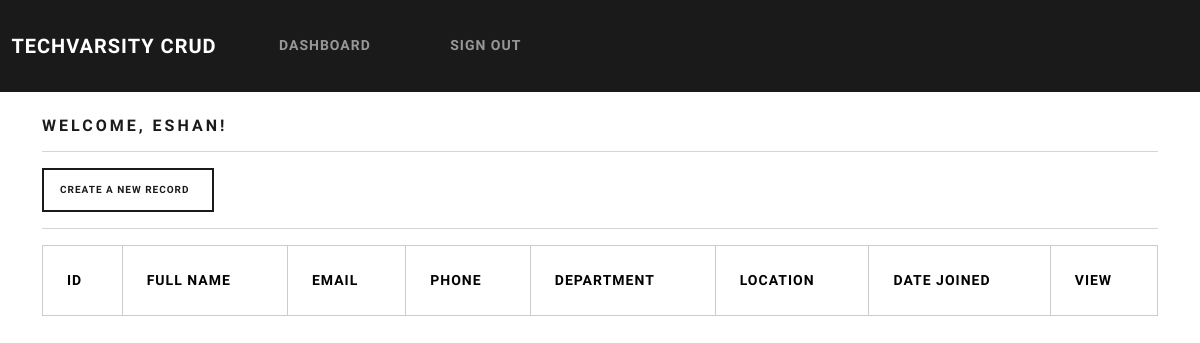
The app's page /dashboard (signed in), older data.
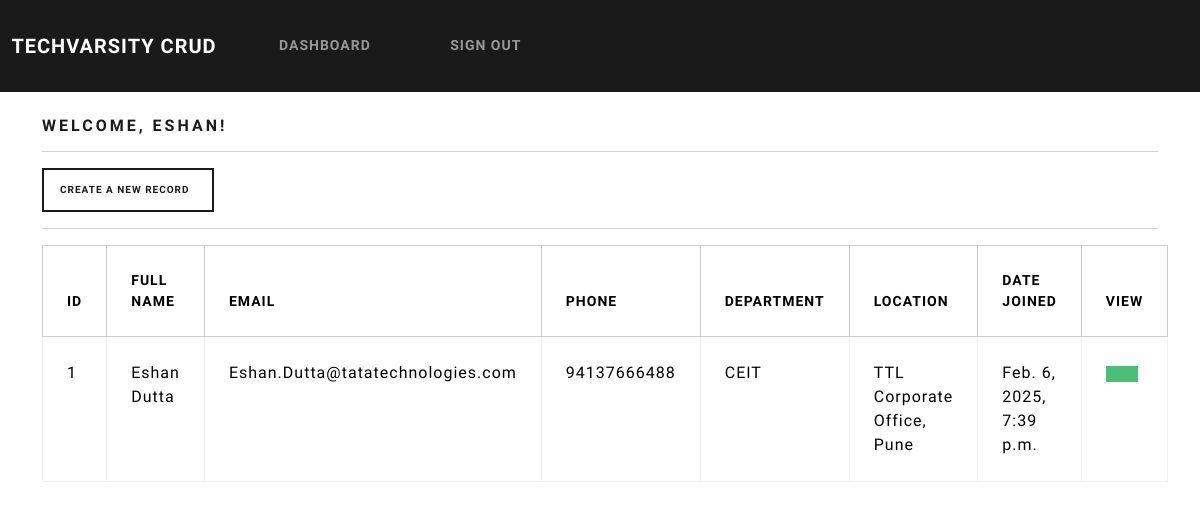
The same page, newer data.
### webapp/models.py (models this page shows, shortened)
class Record(models.Model):
    creation_date = models.DateTimeField(auto_now_add=True)
    first_name = models.CharField(max_length=100)
    last_name = models.CharField(max_length=100)
    email = models.CharField(max_length=255)
    phone = models.CharField(max_length=20)
    department = models.CharField(max_length=100)
    location = models.CharField(max_length=100)

### webapp/views.py (the view)
# urls.py: path('dashboard',views.dashboard,name='dashboard'),
@login_required(login_url='my-login')
def dashboard(request):
    my_records= Record.objects.all()
    context = {'records':my_records}
    return render (request, 'webapp/dashboard.html',context=context)

### webapp/templates/webapp/dashboard.html (shortened to what this page needs)
{% extends 'webapp/base.html' %}
  {% block content %}
  <h5>Welcome, {{user}}!</h5>
  <hr />
  <a class="btn btn-outline-primary btn-sm" href="{% url 'create-record' %}">
    Create a new record &nbsp;
  </a>
  <hr />
  <table class="table table-hover table-bordered">
    <thead class="table-light">
      <tr>
        <th scope="col">ID</th>
        <th scope="col">Full name</th>
        <th scope="col">Email</th>
        <th scope="col">Phone</th>
        <th scope="col">Department</th>
        <th scope="col">Location</th>
        <th scope="col">Date joined</th>
        <th scope="col">View</th>
      </tr>
    </thead>
    <tbody>
      {% if records %} {% for record in records %}
      <tr>
        <td>{{record.id}}</td>
        <td>{{record.first_name}} {{record.last_name}}</td>
        <td>{{record.email}}</td>
        <td>{{record.phone}}</td>
        <td>{{record.department}}</td>
        <td>{{record.location}}</td>
        <td>{{record.creation_date}}</td>
        <td>
          <a class="btn btn-success btn-sm" href="{% url 'record' record.id %}">
          </a>
        </td>
      </tr>
      {% endfor %} {% endif %}
    </tbody>
  </table>
  {% endblock %}

### webapp/templates/webapp/base.html (shortened to what this page needs)
{% load static %}
<!DOCTYPE html>
<html lang="en">
  <head>
    <link
      rel="stylesheet"
      type="text/css"
      href="https://bootswatch.com/5/lux/bootstrap.min.css"
    />
    <link
      rel="stylesheet"
      type="text/css"
      href="{% static 'css/styles.css' %}"
    />
  </head>
  <body>
    {% include 'webapp/navbar.html' %}
    <div class="container">
      <br />
      {% block content %} {% endblock %}
    </div>
  </body>
</html>

### webapp/templates/webapp/navbar.html (shortened to what this page needs)
<nav
  class="navbar navbar-expand-lg navbar-dark bg-primary justify-content-center"
>
  <a class="navbar-brand main-heading" href="{% url '' %}">
    &nbsp; TechVarsity CRUD
  </a>
  <div class="collapse navbar-collapse text-center" id="navbarNavDropdown">
    <ul class="navbar-nav mr-auto">
      &nbsp; &nbsp; &nbsp; {% if user.is_authenticated %}
      <li class="nav-item">
        <a class="nav-link" href="{% url 'dashboard' %}"
          >Dashboard &nbsp;
        </a>
      </li>
      <li class="nav-item">
        <a class="nav-link" href="{% url 'user-logout' %}"
          >Sign out &nbsp;
        </a>
      </li>
    </ul>
    {% endif %}
  </div>
</nav>

Row changes from the older to the newer data that the page shows:
added Record: id "1", first_name "Eshan", last_name "Dutta", email "Eshan.Dutta@tatatechnologies.com", phone "94137666488", department "CEIT", location "TTL Corporate Office, Pune", creation_date "Feb. 6, 2025, 7:39 p.m."
